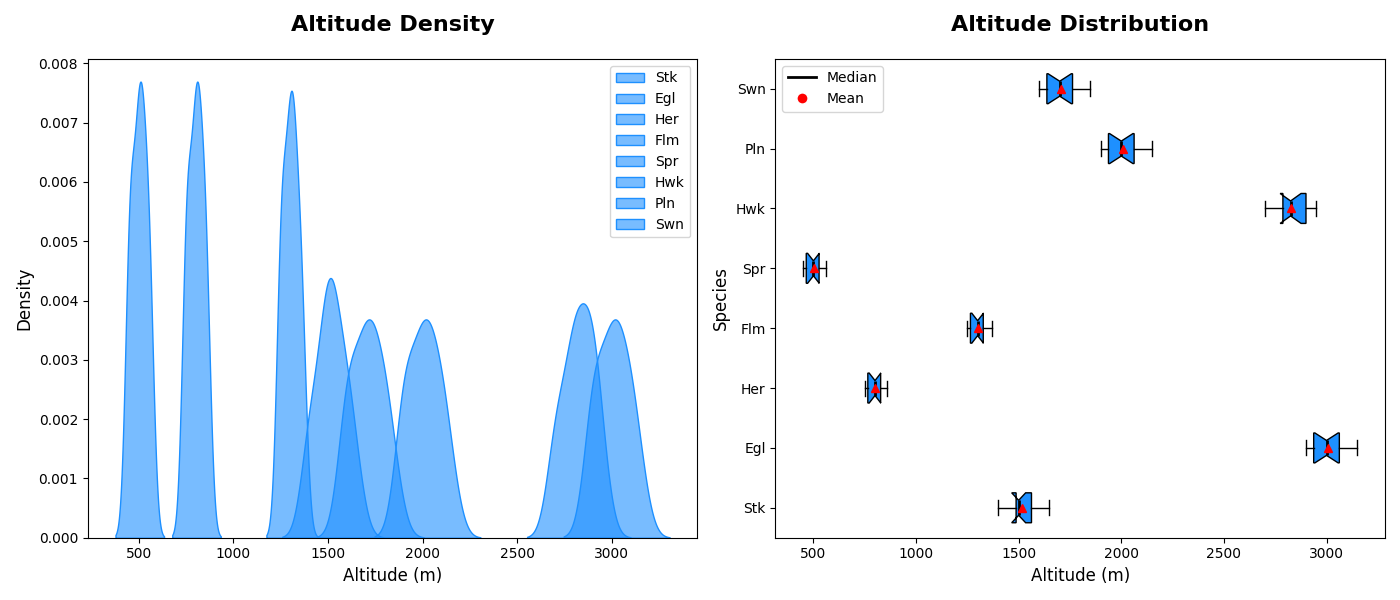

Source code (Python):
import numpy as np
import matplotlib.pyplot as plt
import seaborn as sns

# Shortened bird species names
bird_species = ['Stk', 'Egl', 'Her', 'Flm', 'Spr', 'Hwk', 'Pln', 'Swn']

storks_altitude = np.array([1400, 1600, 1550, 1450, 1500, 1650, 1500, 1400, 1500, 1550, 1600, 1500])
eagles_altitude = np.array([3000, 3050, 2900, 3150, 3100, 2950, 3050, 2900, 3100, 3000, 2900, 3000])
herons_altitude = np.array([800, 820, 770, 750, 850, 860, 750, 800, 800, 820, 750, 850])
flamingos_altitude = np.array([1300, 1320, 1250, 1350, 1270, 1370, 1250, 1320, 1300, 1300, 1350, 1250])
sparrows_altitude = np.array([500, 520, 470, 450, 550, 560, 450, 500, 500, 520, 550, 450])
hawks_altitude = np.array([2800, 2850, 2700, 2950, 2900, 2750, 2700, 2850, 2800, 2900, 2900, 2800])
pelicans_altitude = np.array([2000, 2050, 1900, 2150, 1950, 2100, 1900, 2050, 2000, 2000, 2100, 1900])
swans_altitude = np.array([1700, 1750, 1600, 1850, 1650, 1800, 1600, 1750, 1700, 1700, 1800, 1600])

data = [storks_altitude, eagles_altitude, herons_altitude, 
        flamingos_altitude, sparrows_altitude, hawks_altitude, 
        pelicans_altitude, swans_altitude]

single_color = '#1E90FF'

fig, ax = plt.subplots(1, 2, figsize=(14, 6))

for i, altitude in enumerate(data):
    sns.kdeplot(altitude, ax=ax[0], label=bird_species[i], color=single_color, shade=True, alpha=0.6)

# Shortened titles and labels
ax[0].set_title('Altitude Density', fontsize=16, fontweight='bold', pad=20)
ax[0].set_xlabel('Altitude (m)', fontsize=12)
ax[0].set_ylabel('Density', fontsize=12)
ax[0].legend(loc='upper right')

box = ax[1].boxplot(data, patch_artist=True, notch=True, vert=False, showmeans=True, labels=bird_species)

for patch in box['boxes']:
    patch.set_facecolor(single_color)
    
for median, mean in zip(box['medians'], box['means']):
    median.set_color('black')
    median.set_linewidth(2)
    mean.set_markerfacecolor('red')
    mean.set_markeredgecolor('red')

ax[1].set_title('Altitude Distribution', fontsize=16, fontweight='bold', pad=20)
ax[1].set_xlabel('Altitude (m)', fontsize=12)
ax[1].set_ylabel('Species', fontsize=12)

median_legend = plt.Line2D([0], [0], color='black', lw=2, label='Median')
mean_legend = plt.Line2D([0], [0], marker='o', color='w', markerfacecolor='red', markersize=8, label='Mean')
ax[1].legend(handles=[median_legend, mean_legend], loc='upper left')

plt.tight_layout()
plt.show()
